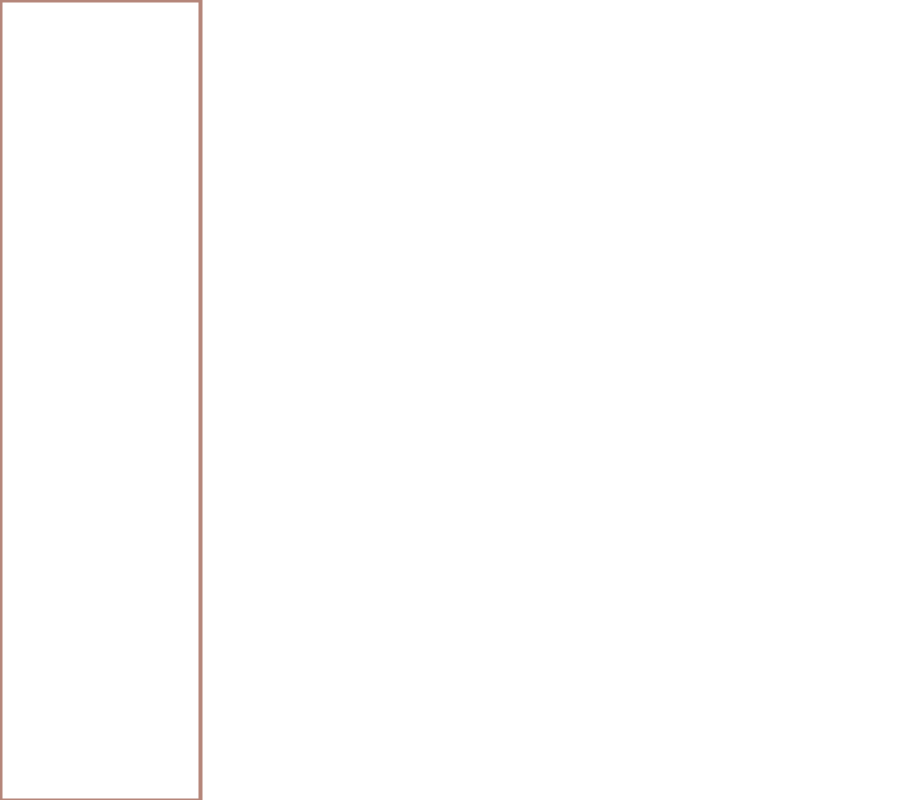
Frame 1 (no input)
Frame 60 (the mouse pressed at the canvas centre just before this capture): identical to frame 1, image omitted
Frame 120 (the mouse held since frame 60 and released just before this capture): identical to frame 1, image omitted

The Processing sketch that drew this single still picture (run headless with seeded random() and noise(); from frame 60 on, the mouse is pressed at the canvas centre):

// Processing sketch: Unit_3_project
// ── Unit_3_project.pde
//Jody Wang
//Bl 2-3
//Unit3 project

//pallette of color
color red = #EF988A;
color pink = #EBA1AE;
color orange = #EC8252;
color cream = #F3E6BA;
color green = #B2BC8A;
color lightblue = #DAEAFF;
color blue = #83A1C7;
color brown = #B5867A;
color white = #FFFFFF;

void setup() {
  size(900, 800);
  strokeWeight(4);
  stroke(white);
} //------------------END OF SETUP------------------
  
void draw() {
  background(white);
  stroke(brown);
  rect(0, 0, 200, 800);
  
} //-------------------END OF DRAW------------------
